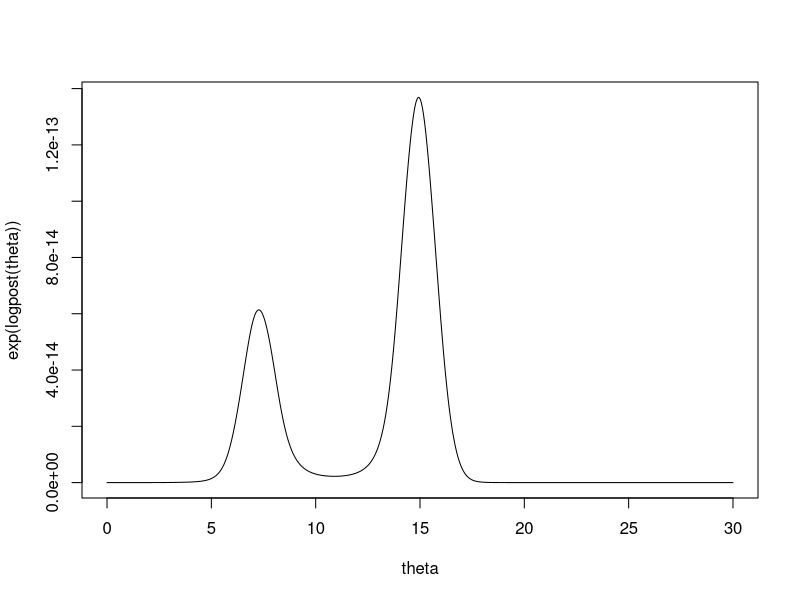
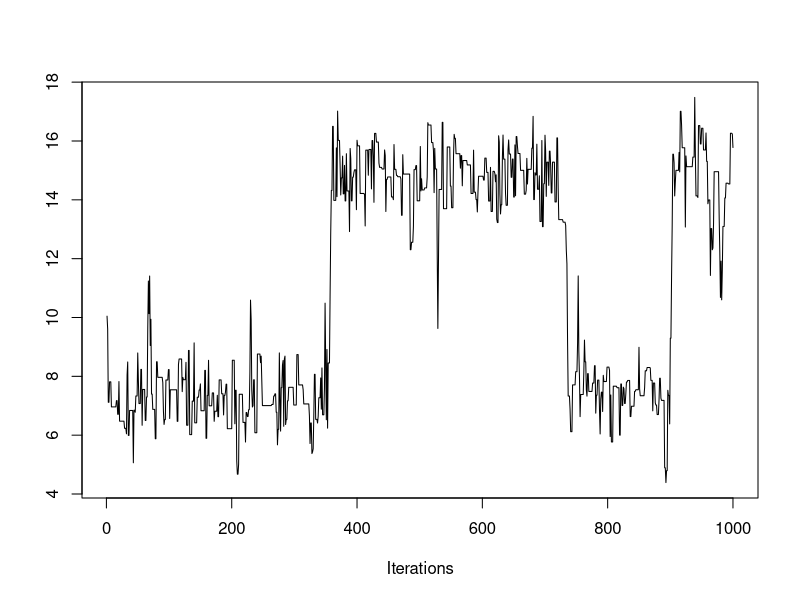
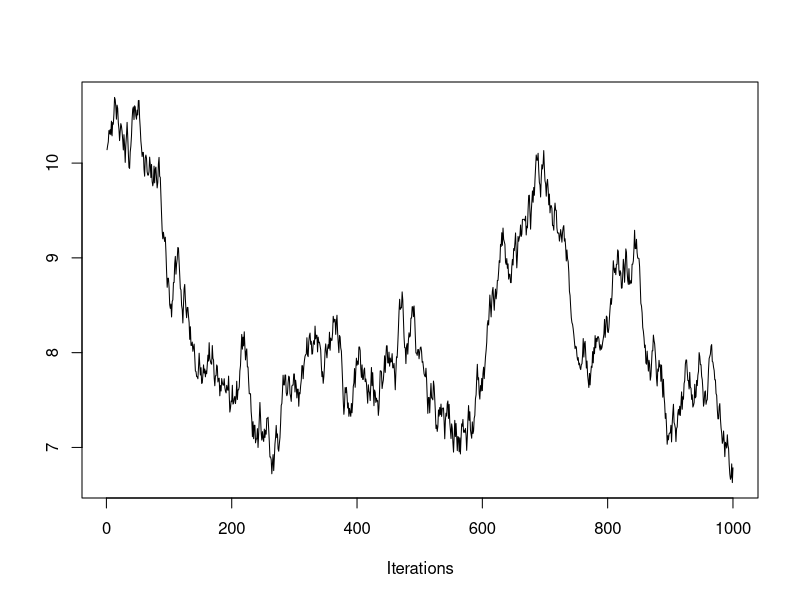
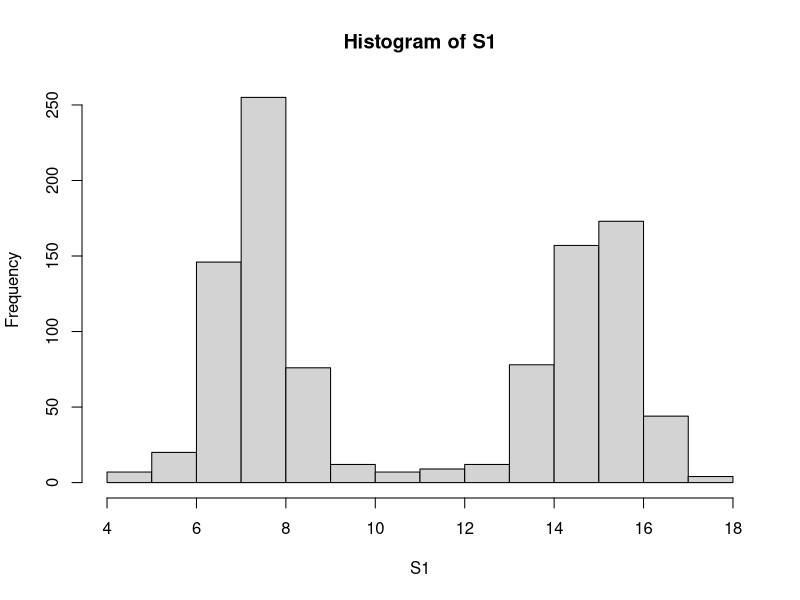
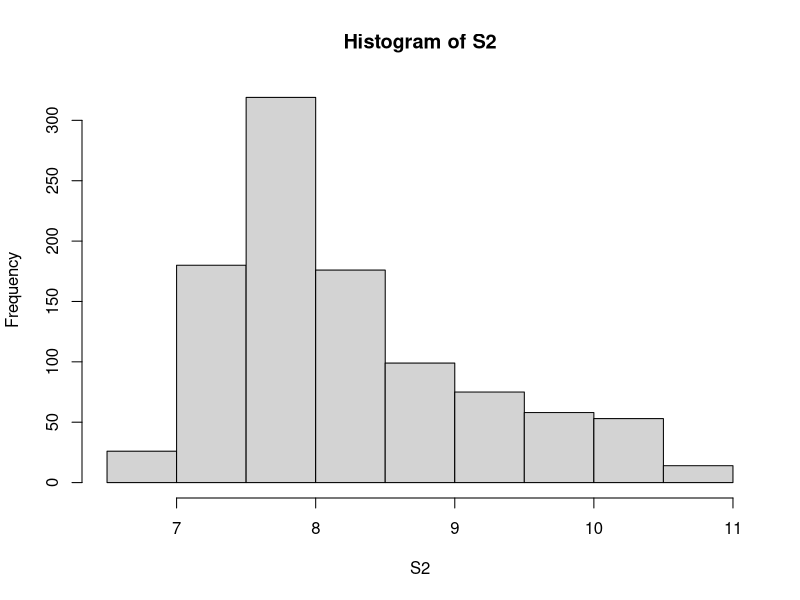
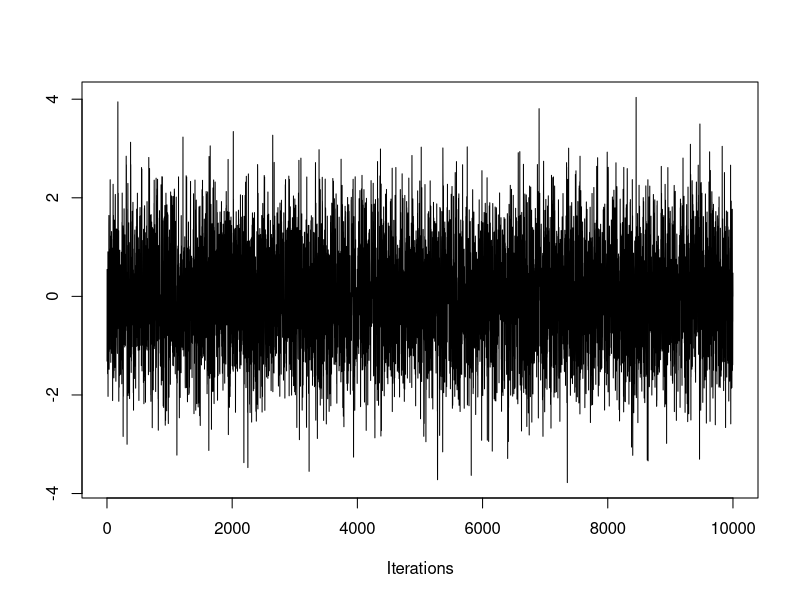
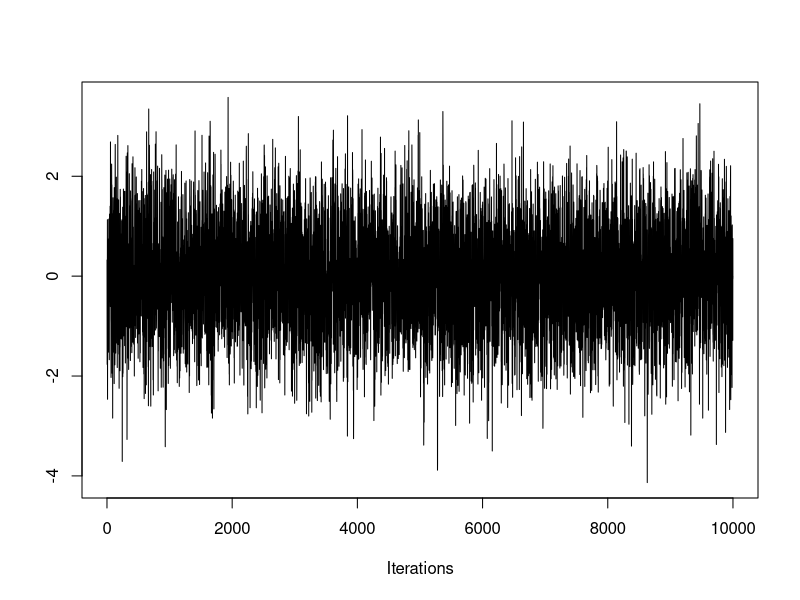
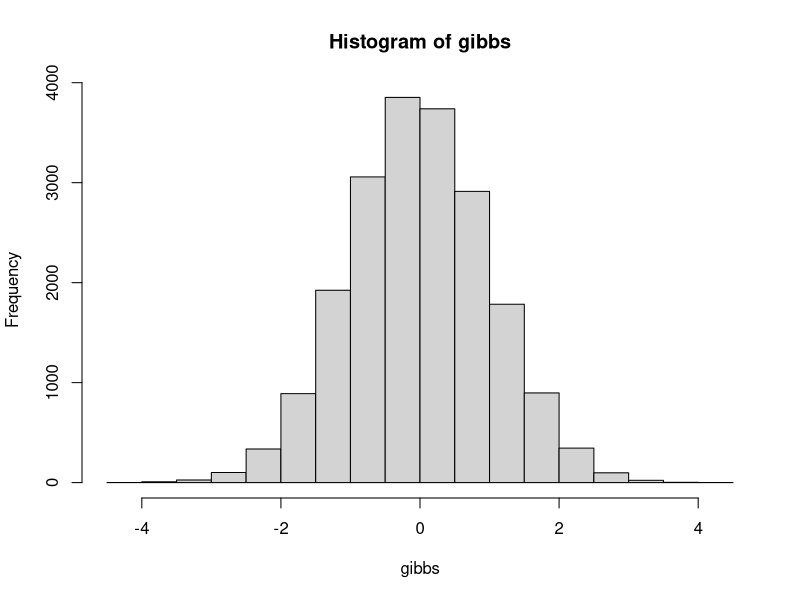

Write R code to recreate these figures, in order.
## ---- chunk 1
set.seed(10)

# We will find the log posterior
logpost = function(theta){
  y <- c(3, 6, 7, 8, 15, 14, 16, 17)
  log_likelihood <- 0
  
  for (i in 1:length(y)){
    log_likelihood = log_likelihood + log((1 / (pi * (1 + (y[i] - theta)^2))))
  }
  
  return(log_likelihood)
}
## ---- chunk 2
theta <- seq(0, 30, by = 0.0001)
plot(theta, exp(logpost(theta)), type = 'l')
## ---- chunk 3
metropolis <- function(logpost, current, C, iter){
  S <- rep(0, iter)
  theta_t <- current
  
  for(j in 1:iter){
    # Proposal Distribution
    theta_p <- runif(1, theta_t - C, theta_t + C)
    
    ## Log-rejection ratio for symmetric proposal
    logr <- log(min(1, exp(logpost(theta_p)) / exp(logpost(theta_t))))
    
    # Reject/Accept proposal state
        if (log(runif(1,0,1)) < logr){
      theta_t <- theta_p
        }
    
    # Save in our S
    S[j] <- theta_t
    
    }
  return(S)
}


## ---- chunk 4

S1 <- metropolis(logpost = logpost, current = 10, C = 3, iter = 1000)
S2 <- metropolis(logpost = logpost, current = 10, C = 0.2, iter = 1000)
## ---- chunk 5
library(coda)

# Traceplot for S1
coda::traceplot(as.mcmc(S1))

# Traceplot for S2
coda::traceplot(as.mcmc(S2))
## ---- chunk 6
hist(S1)
hist(S2)
## ---- chunk 7
gaussian_gibbs = function(burn_in, keep_draws, theta0, rho){
theta_sample = matrix(0, nrow = 1+ burn_in + keep_draws, ncol = 2)
theta_sample[1,1] = theta0[1]
theta_sample[1,2] = theta0[2]
for(i in 2:(burn_in + keep_draws)){
  theta_sample[i,1] = rnorm(1, rho * theta_sample[i-1,2], sqrt(1-rho^2))
  theta_sample[i,2] = rnorm(1, rho * theta_sample[i,1], sqrt(1-rho^2))
}
theta_sample_out = theta_sample[(2+burn_in):(1+ burn_in + keep_draws), ]
return(theta_sample_out)
}
## ---- chunk 8
# traceplot from our gibbs sampling
gibbs <- gaussian_gibbs(1000, 10000, c(0,0), 0.6)
coda::traceplot(as.mcmc(gibbs))
hist(gibbs)
## ---- chunk 9
# traceplot from our rmvnorm samples
cov <- matrix(c(1,0.6,0.6,1), nrow=2, ncol=2, byrow = T)

samples <- mvtnorm::rmvnorm(n=10000, mean=c(0,0), sigma=cov)
coda::traceplot(as.mcmc(samples))
hist(samples)
